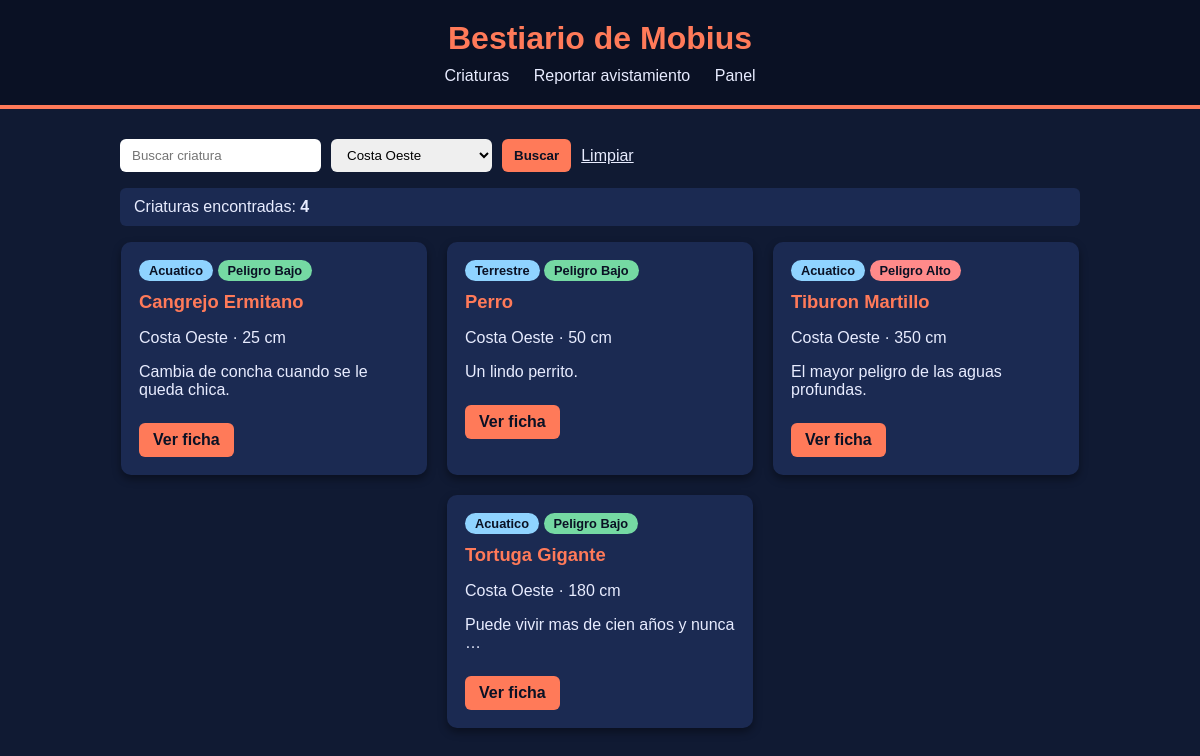
The app's page /?habitat=3 with its own data.
### bestiario/models.py (models this page shows, shortened)
class Criatura(models.Model):
    TIPOS = [
        ('terrestre','Terrestre'),
        ('aereo', 'Aereo'),
        ('acuatico','Acuatico'),
    ]
    habitat = models.ForeignKey(
        Habitat,
        on_delete=models.PROTECT,
        related_name='criaturas',
    )
    nombre = models.CharField(max_length=100)
    tipo = models.CharField(max_length=10,choices=TIPOS)
    peligro = models.PositiveSmallIntegerField(default=1)
    tamano_cm = models.PositiveIntegerField()
    domesticable = models.BooleanField(default=False)
    visible = models.BooleanField(default=True)
    descripcion = models.TextField(blank=True)
    class Meta:
        ordering = ['nombre']
    @property
    def nivel_peligro(self):
        if self.peligro >=8:
            return "Alto"
        if self.peligro >=4:
            return "Medio"
        return "Bajo"

class Habitat(models.Model):
    nombre = models.CharField(max_length=80, unique=True)
    clima = models.CharField(max_length=60)
    descripcion = models.TextField(blank=True)
    class Meta:
        ordering = ['nombre']

### bestiario/views.py (the view)
# urls.py: path('', views.inicio, name='inicio'),
def inicio(request):
    criaturas = Criatura.objects.select_related('habitat').filter(visible=True)
    habitat_id = request.GET.get('habitat',"")
    q = request.GET.get('q',"").strip()
    if habitat_id.isdigit():
        criaturas = criaturas.filter(habitat_id=int(habitat_id))
    if q:
        criaturas = criaturas.filter(nombre__icontains=q)
    contexto = {
        'criaturas': criaturas,
        'habitats': Habitat.objects.all(),
        'habitat_sel': habitat_id,
        'q': q,
    }
    return render(request, 'bestiario/inicio.html', contexto)

### bestiario/templates/bestiario/inicio.html (shortened to what this page needs)
{% extends 'base.html' %}
{% block contenido %}
    <form method="get" class="filtros">
        <input type="text" name="q" value="{{ q }}" placeholder="Buscar criatura">
        <select name="habitat">
            {% for h in habitats %}
                <option value="{{ h.id }}" {% if habitat_sel == h.id|stringformat:"d" %}selected{% endif %}>{{ h.nombre }}</option>
            {% endfor %}
        </select>
        <button type="submit">Buscar</button>
        <a href="{% url 'bestiario:inicio' %}">Limpiar</a>
    </form>
    <p class="resumen">Criaturas encontradas: <strong>{{ criaturas|length }}</strong></p>
    <div class="lista">
    {% for c in criaturas %}
        <div class="tarjeta">
            <span class="tipo">{{ c.get_tipo_display }}</span>
            <span class="nivel nivel-{{ c.nivel_peligro|lower }}">Peligro {{ c.nivel_peligro }}</span>
            <h2>{{ c.nombre }}</h2>
            <p>{{ c.habitat.nombre }} · {{ c.tamano_cm }} cm</p>
            <p>{{ c.descripcion|truncatewords:8 }}</p>
            <a href="{% url 'bestiario:detalle' c.id %}">Ver ficha</a>
        </div>
    {% empty %}
        <p>Todavia no hay criaturas cargadas.</p>
    {% endfor %}
    </div>
{% endblock %}

### static/css/bestiario.css (style rules this page uses)
body { background-color: #101a33; color: #e8ecff; font-family: 'Trebuchet MS', sans-serif; margin: 0; }
.filtros { display: flex; flex-wrap: wrap; gap: 10px; margin-bottom: 15px; }
.filtros input, .filtros select, .filtros button { padding: 8px 12px; border-radius: 6px; border: none; }
.filtros button { background-color: #ff7a59; color: #0a1124; font-weight: bold; cursor: pointer; }
.filtros a { color: #e8ecff; align-self: center; }
.resumen { background-color: #1b2a52; padding: 10px 14px; border-radius: 6px; }
.lista { display: flex; flex-wrap: wrap; gap: 20px; justify-content: center; }
.tarjeta { background-color: #1b2a52; border-radius: 10px; padding: 18px; width: 270px; box-shadow: 0 4px 8px rgba(0, 0, 0, 0.4); }
.tarjeta h2 { color: #ff7a59; font-size: 1.15rem; margin-top: 10px; }
.tarjeta a, .boton { display: inline-block; margin-top: 8px; background-color: #ff7a59; color: #0a1124; padding: 8px 14px; border-radius: 6px; text-decoration: none; font-weight: bold; }
.tipo, .nivel { display: inline-block; padding: 3px 10px; border-radius: 12px; font-size: 0.8rem; font-weight: bold; color: #0a1124; }
.tipo { background-color: #8fd3ff; }
.nivel-bajo { background-color: #75d9a3; }
.nivel-alto { background-color: #ff8a8a; }

### records on screen
Criatura: tipo "Acuatico", nivel_peligro "Bajo", nombre "Cangrejo Ermitano", habitat.nombre "Costa Oeste", tamano_cm "25", descripcion "Cambia de concha cuando se le queda chica."
Criatura: tipo "Terrestre", nivel_peligro "Bajo", nombre "Perro", habitat.nombre "Costa Oeste", tamano_cm "50", descripcion "Un lindo perrito."
Criatura: tipo "Acuatico", nivel_peligro "Alto", nombre "Tiburon Martillo", habitat.nombre "Costa Oeste", tamano_cm "350", descripcion "El mayor peligro de las aguas profundas."
Criatura: tipo "Acuatico", nivel_peligro "Bajo", nombre "Tortuga Gigante", habitat.nombre "Costa Oeste", tamano_cm "180", descripcion "Puede vivir mas de cien años y nunca …"

### other values on screen
{{ criaturas|length }} "4"
form field habitat "Costa Oeste"
